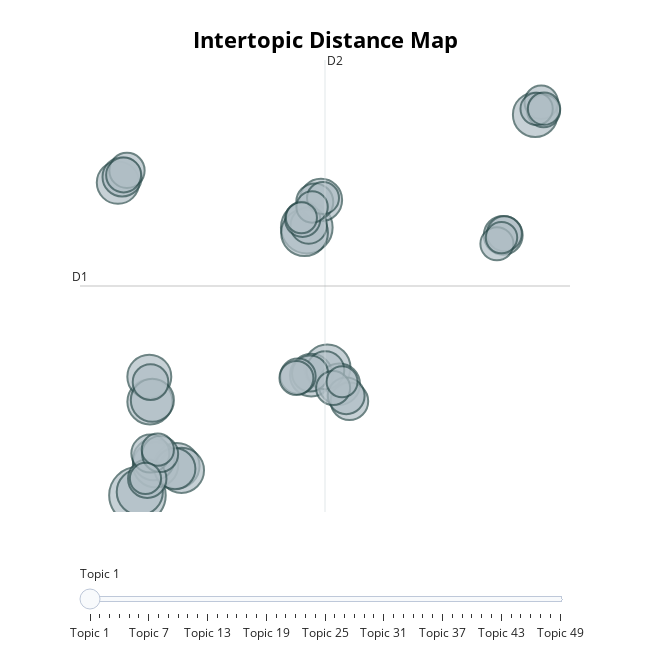

The code cell stored with this chart in its notebook:
### Code cell
tfidf_v = TfidfVectorizer(stop_words=stopwords.words('english'), ngram_range=(1, 1), max_df=.8, min_df=.01)
topic_model = bertopic.BERTopic(vectorizer_model=tfidf_v, nr_topics=50)
topics, probs = topic_model.fit_transform(lines_list)
topic_model.visualize_topics()

### Figure 1 — Plotly figure (JSON) as saved in the notebook; plotly's stock layout.template omitted (floating-point values rounded to 4 significant figures; data arrays with more than 128 entries replaced by an {"elided": "..."} marker saying what was removed)
{"data": [{"customdata": {"elided": "49x3 mixed values"}, "hovertemplate": "<b>Topic %{customdata[0]}</b><br>Words: %{customdata[1]}<br>Size: %{customdata[2]}", "legendgroup": "", "marker": {"color": "#B0BEC5", "size": [447, 373, 306, 299, 297, 290, 289, 285, 284, 278, 270, 259, 253, 251, 250, 241, 240, 233, 215, 211, 206, 202, 200, 197, 191, 189, 185, 182, 181, 177, 175, 174, 174, 171, 171, 162, 161, 157, 153, 152, 146, 146, 145, 143, 138, 138, 136, 135, 134], "sizemode": "area", "sizeref": 0.2794, "symbol": "circle", "line": {"color": "DarkSlateGrey", "width": 2}}, "mode": "markers", "name": "", "orientation": "v", "showlegend": false, "x": [-10.52, -2.9, -3.0, -1.975, -10.42, -8.751, -9.705, -9.959, -8.54, 7.382, -9.987, -9.85, -2.698, -11.4, -2.262, -9.79, -1.439, -8.833, -11.21, 5.942, -10.08, -9.941, -2.065, -0.98, -2.54, -1.125, -2.814, -2.751, -9.5, -9.933, -3.296, -10.99, -3.087, -11.14, 5.992, -1.714, -3.366, 7.655, 5.659, 7.76, 7.446, 7.781, -9.605, -2.17, 5.865, -2.661, -10.16, -3.141, -1.312], "xaxis": "x", "y": [-3.672, 5.186, 5.018, 0.5545, -3.562, -2.691, -2.656, -0.5785, -2.844, 8.92, 0.2539, -0.5277, 0.3045, 6.674, 6.098, -2.487, 0.005246, -2.793, 6.861, 4.93, -3.122, -2.289, 0.466, -0.5593, 6.036, -0.3795, 5.254, 0.3578, -2.303, 0.07338, 0.2672, 7.077, 5.461, 6.926, 4.98, -0.1218, 0.2125, 9.33, 4.649, 9.047, 9.116, 9.119, -2.161, 6.162, 4.854, 5.868, -3.113, 5.511, 0.08671], "yaxis": "y", "type": "scatter"}], "layout": {"xaxis": {"anchor": "y", "domain": [0.0, 1.0], "title": {"text": ""}, "visible": false, "range": [-13.11, 8.948]}, "yaxis": {"anchor": "x", "domain": [0.0, 1.0], "title": {"text": ""}, "visible": false, "range": [-4.223, 10.73]}, "legend": {"tracegroupgap": 0, "itemsizing": "constant"}, "margin": {"t": 60}, "title": {"font": {"size": 22, "color": "Black"}, "text": "<b>Intertopic Distance Map", "y": 0.95, "x": 0.5, "xanchor": "center", "yanchor": "top"}, "hoverlabel": {"font": {"size": 16, "family": "Rockwell"}, "bgcolor": "white"}, "width": 650, "height": 650, "sliders": [{"active": 0, "pad": {"t": 50}, "steps": [{"args": [{"marker.color": [["red", "#B0BEC5", "#B0BEC5", "#B0BEC5", "#B0BEC5", "#B0BEC5", "#B0BEC5", "#B0BEC5", "#B0BEC5", "#B0BEC5", "#B0BEC5", "#B0BEC5", "#B0BEC5", "#B0BEC5", "#B0BEC5", "#B0BEC5", "#B0BEC5", "#B0BEC5", "#B0BEC5", "#B0BEC5", "#B0BEC5", "#B0BEC5", "#B0BEC5", "#B0BEC5", "#B0BEC5", "#B0BEC5", "#B0BEC5", "#B0BEC5", "#B0BEC5", "#B0BEC5", "#B0BEC5", "#B0BEC5", "#B0BEC5", "#B0BEC5", "#B0BEC5", "#B0BEC5", "#B0BEC5", "#B0BEC5", "#B0BEC5", "#B0BEC5", "#B0BEC5", "#B0BEC5", "#B0BEC5", "#B0BEC5", "#B0BEC5", "#B0BEC5", "#B0BEC5", "#B0BEC5", "#B0BEC5"]]}], "label": "Topic 1", "method": "update"}, {"args": [{"marker.color": [["#B0BEC5", "red", "#B0BEC5", "#B0BEC5", "#B0BEC5", "#B0BEC5", "#B0BEC5", "#B0BEC5", "#B0BEC5", "#B0BEC5", "#B0BEC5", "#B0BEC5", "#B0BEC5", "#B0BEC5", "#B0BEC5", "#B0BEC5", "#B0BEC5", "#B0BEC5", "#B0BEC5", "#B0BEC5", "#B0BEC5", "#B0BEC5", "#B0BEC5", "#B0BEC5", "#B0BEC5", "#B0BEC5", "#B0BEC5", "#B0BEC5", "#B0BEC5", "#B0BEC5", "#B0BEC5", "#B0BEC5", "#B0BEC5", "#B0BEC5", "#B0BEC5", "#B0BEC5", "#B0BEC5", "#B0BEC5", "#B0BEC5", "#B0BEC5", "#B0BEC5", "#B0BEC5", "#B0BEC5", "#B0BEC5", "#B0BEC5", "#B0BEC5", "#B0BEC5", "#B0BEC5", "#B0BEC5"]]}], "label": "Topic 2", "method": "update"}, {"args": [{"marker.color": [["#B0BEC5", "#B0BEC5", "red", "#B0BEC5", "#B0BEC5", "#B0BEC5", "#B0BEC5", "#B0BEC5", "#B0BEC5", "#B0BEC5", "#B0BEC5", "#B0BEC5", "#B0BEC5", "#B0BEC5", "#B0BEC5", "#B0BEC5", "#B0BEC5", "#B0BEC5", "#B0BEC5", "#B0BEC5", "#B0BEC5", "#B0BEC5", "#B0BEC5", "#B0BEC5", "#B0BEC5", "#B0BEC5", "#B0BEC5", "#B0BEC5", "#B0BEC5", "#B0BEC5", "#B0BEC5", "#B0BEC5", "#B0BEC5", "#B0BEC5", "#B0BEC5", "#B0BEC5", "#B0BEC5", "#B0BEC5", "#B0BEC5", "#B0BEC5", "#B0BEC5", "#B0BEC5", "#B0BEC5", "#B0BEC5", "#B0BEC5", "#B0BEC5", "#B0BEC5", "#B0BEC5", "#B0BEC5"]]}], "label": "Topic 3", "method": "update"}, {"args": [{"marker.color": [["#B0BEC5", "#B0BEC5", "#B0BEC5", "red", "#B0BEC5", "#B0BEC5", "#B0BEC5", "#B0BEC5", "#B0BEC5", "#B0BEC5", "#B0BEC5", "#B0BEC5", "#B0BEC5", "#B0BEC5", "#B0BEC5", "#B0BEC5", "#B0BEC5", "#B0BEC5", "#B0BEC5", "#B0BEC5", "#B0BEC5", "#B0BEC5", "#B0BEC5", "#B0BEC5", "#B0BEC5", "#B0BEC5", "#B0BEC5", "#B0BEC5", "#B0BEC5", "#B0BEC5", "#B0BEC5", "#B0BEC5", "#B0BEC5", "#B0BEC5", "#B0BEC5", "#B0BEC5", "#B0BEC5", "#B0BEC5", "#B0BEC5", "#B0BEC5", "#B0BEC5", "#B0BEC5", "#B0BEC5", "#B0BEC5", "#B0BEC5", "#B0BEC5", "#B0BEC5", "#B0BEC5", "#B0BEC5"]]}], "label": "Topic 4", "method": "update"}, {"args": [{"marker.color": [["#B0BEC5", "#B0BEC5", "#B0BEC5", "#B0BEC5", "red", "#B0BEC5", "#B0BEC5", "#B0BEC5", "#B0BEC5", "#B0BEC5", "#B0BEC5", "#B0BEC5", "#B0BEC5", "#B0BEC5", "#B0BEC5", "#B0BEC5", "#B0BEC5", "#B0BEC5", "#B0BEC5", "#B0BEC5", "#B0BEC5", "#B0BEC5", "#B0BEC5", "#B0BEC5", "#B0BEC5", "#B0BEC5", "#B0BEC5", "#B0BEC5", "#B0BEC5", "#B0BEC5", "#B0BEC5", "#B0BEC5", "#B0BEC5", "#B0BEC5", "#B0BEC5", "#B0BEC5", "#B0BEC5", "#B0BEC5", "#B0BEC5", "#B0BEC5", "#B0BEC5", "#B0BEC5", "#B0BEC5", "#B0BEC5", "#B0BEC5", "#B0BEC5", "#B0BEC5", "#B0BEC5", "#B0BEC5"]]}], "label": "Topic 5", "method": "update"}, {"args": [{"marker.color": [["#B0BEC5", "#B0BEC5", "#B0BEC5", "#B0BEC5", "#B0BEC5", "red", "#B0BEC5", "#B0BEC5", "#B0BEC5", "#B0BEC5", "#B0BEC5", "#B0BEC5", "#B0BEC5", "#B0BEC5", "#B0BEC5", "#B0BEC5", "#B0BEC5", "#B0BEC5", "#B0BEC5", "#B0BEC5", "#B0BEC5", "#B0BEC5", "#B0BEC5", "#B0BEC5", "#B0BEC5", "#B0BEC5", "#B0BEC5", "#B0BEC5", "#B0BEC5", "#B0BEC5", "#B0BEC5", "#B0BEC5", "#B0BEC5", "#B0BEC5", "#B0BEC5", "#B0BEC5", "#B0BEC5", "#B0BEC5", "#B0BEC5", "#B0BEC5", "#B0BEC5", "#B0BEC5", "#B0BEC5", "#B0BEC5", "#B0BEC5", "#B0BEC5", "#B0BEC5", "#B0BEC5", "#B0BEC5"]]}], "label": "Topic 6", "method": "update"}, {"args": [{"marker.color": [["#B0BEC5", "#B0BEC5", "#B0BEC5", "#B0BEC5", "#B0BEC5", "#B0BEC5", "red", "#B0BEC5", "#B0BEC5", "#B0BEC5", "#B0BEC5", "#B0BEC5", "#B0BEC5", "#B0BEC5", "#B0BEC5", "#B0BEC5", "#B0BEC5", "#B0BEC5", "#B0BEC5", "#B0BEC5", "#B0BEC5", "#B0BEC5", "#B0BEC5", "#B0BEC5", "#B0BEC5", "#B0BEC5", "#B0BEC5", "#B0BEC5", "#B0BEC5", "#B0BEC5", "#B0BEC5", "#B0BEC5", "#B0BEC5", "#B0BEC5", "#B0BEC5", "#B0BEC5", "#B0BEC5", "#B0BEC5", "#B0BEC5", "#B0BEC5", "#B0BEC5", "#B0BEC5", "#B0BEC5", "#B0BEC5", "#B0BEC5", "#B0BEC5", "#B0BEC5", "#B0BEC5", "#B0BEC5"]]}], "label": "Topic 7", "method": "update"}, {"args": [{"marker.color": [["#B0BEC5", "#B0BEC5", "#B0BEC5", "#B0BEC5", "#B0BEC5", "#B0BEC5", "#B0BEC5", "red", "#B0BEC5", "#B0BEC5", "#B0BEC5", "#B0BEC5", "#B0BEC5", "#B0BEC5", "#B0BEC5", "#B0BEC5", "#B0BEC5", "#B0BEC5", "#B0BEC5", "#B0BEC5", "#B0BEC5", "#B0BEC5", "#B0BEC5", "#B0BEC5", "#B0BEC5", "#B0BEC5", "#B0BEC5", "#B0BEC5", "#B0BEC5", "#B0BEC5", "#B0BEC5", "#B0BEC5", "#B0BEC5", "#B0BEC5", "#B0BEC5", "#B0BEC5", "#B0BEC5", "#B0BEC5", "#B0BEC5", "#B0BEC5", "#B0BEC5", "#B0BEC5", "#B0BEC5", "#B0BEC5", "#B0BEC5", "#B0BEC5", "#B0BEC5", "#B0BEC5", "#B0BEC5"]]}], "label": "Topic 8", "method": "update"}, {"args": [{"marker.color": [["#B0BEC5", "#B0BEC5", "#B0BEC5", "#B0BEC5", "#B0BEC5", "#B0BEC5", "#B0BEC5", "#B0BEC5", "red", "#B0BEC5", "#B0BEC5", "#B0BEC5", "#B0BEC5", "#B0BEC5", "#B0BEC5", "#B0BEC5", "#B0BEC5", "#B0BEC5", "#B0BEC5", "#B0BEC5", "#B0BEC5", "#B0BEC5", "#B0BEC5", "#B0BEC5", "#B0BEC5", "#B0BEC5", "#B0BEC5", "#B0BEC5", "#B0BEC5", "#B0BEC5", "#B0BEC5", "#B0BEC5", "#B0BEC5", "#B0BEC5", "#B0BEC5", "#B0BEC5", "#B0BEC5", "#B0BEC5", "#B0BEC5", "#B0BEC5", "#B0BEC5", "#B0BEC5", "#B0BEC5", "#B0BEC5", "#B0BEC5", "#B0BEC5", "#B0BEC5", "#B0BEC5", "#B0BEC5"]]}], "label": "Topic 9", "method": "update"}, {"args": [{"marker.color": [["#B0BEC5", "#B0BEC5", "#B0BEC5", "#B0BEC5", "#B0BEC5", "#B0BEC5", "#B0BEC5", "#B0BEC5", "#B0BEC5", "red", "#B0BEC5", "#B0BEC5", "#B0BEC5", "#B0BEC5", "#B0BEC5", "#B0BEC5", "#B0BEC5", "#B0BEC5", "#B0BEC5", "#B0BEC5", "#B0BEC5", "#B0BEC5", "#B0BEC5", "#B0BEC5", "#B0BEC5", "#B0BEC5", "#B0BEC5", "#B0BEC5", "#B0BEC5", "#B0BEC5", "#B0BEC5", "#B0BEC5", "#B0BEC5", "#B0BEC5", "#B0BEC5", "#B0BEC5", "#B0BEC5", "#B0BEC5", "#B0BEC5", "#B0BEC5", "#B0BEC5", "#B0BEC5", "#B0BEC5", "#B0BEC5", "#B0BEC5", "#B0BEC5", "#B0BEC5", "#B0BEC5", "#B0BEC5"]]}], "label": "Topic 10", "method": "update"}, {"args": [{"marker.color": [["#B0BEC5", "#B0BEC5", "#B0BEC5", "#B0BEC5", "#B0BEC5", "#B0BEC5", "#B0BEC5", "#B0BEC5", "#B0BEC5", "#B0BEC5", "red", "#B0BEC5", "#B0BEC5", "#B0BEC5", "#B0BEC5", "#B0BEC5", "#B0BEC5", "#B0BEC5", "#B0BEC5", "#B0BEC5", "#B0BEC5", "#B0BEC5", "#B0BEC5", "#B0BEC5", "#B0BEC5", "#B0BEC5", "#B0BEC5", "#B0BEC5", "#B0BEC5", "#B0BEC5", "#B0BEC5", "#B0BEC5", "#B0BEC5", "#B0BEC5", "#B0BEC5", "#B0BEC5", "#B0BEC5", "#B0BEC5", "#B0BEC5", "#B0BEC5", "#B0BEC5", "#B0BEC5", "#B0BEC5", "#B0BEC5", "#B0BEC5", "#B0BEC5", "#B0BEC5", "#B0BEC5", "#B0BEC5"]]}], "label": "Topic 11", "method": "update"}, {"args": [{"marker.color": [["#B0BEC5", "#B0BEC5", "#B0BEC5", "#B0BEC5", "#B0BEC5", "#B0BEC5", "#B0BEC5", "#B0BEC5", "#B0BEC5", "#B0BEC5", "#B0BEC5", "red", "#B0BEC5", "#B0BEC5", "#B0BEC5", "#B0BEC5", "#B0BEC5", "#B0BEC5", "#B0BEC5", "#B0BEC5", "#B0BEC5", "#B0BEC5", "#B0BEC5", "#B0BEC5", "#B0BEC5", "#B0BEC5", "#B0BEC5", "#B0BEC5", "#B0BEC5", "#B0BEC5", "#B0BEC5", "#B0BEC5", "#B0BEC5", "#B0BEC5", "#B0BEC5", "#B0BEC5", "#B0BEC5", "#B0BEC5", "#B0BEC5", "#B0BEC5", "#B0BEC5", "#B0BEC5", "#B0BEC5", "#B0BEC5", "#B0BEC5", "#B0BEC5", "#B0BEC5", "#B0BEC5", "#B0BEC5"]]}], "label": "Topic 12", "method": "update"}, {"args": [{"marker.color": [["#B0BEC5", "#B0BEC5", "#B0BEC5", "#B0BEC5", "#B0BEC5", "#B0BEC5", "#B0BEC5", "#B0BEC5", "#B0BEC5", "#B0BEC5", "#B0BEC5", "#B0BEC5", "red", "#B0BEC5", "#B0BEC5", "#B0BEC5", "#B0BEC5", "#B0BEC5", "#B0BEC5", "#B0BEC5", "#B0BEC5", "#B0BEC5", "#B0BEC5", "#B0BEC5", "#B0BEC5", "#B0BEC5", "#B0BEC5", "#B0BEC5", "#B0BEC5", "#B0BEC5", "#B0BEC5", "#B0BEC5", "#B0BEC5", "#B0BEC5", "#B0BEC5", "#B0BEC5", "#B0BEC5", "#B0BEC5", "#B0BEC5", "#B0BEC5", "#B0BEC5", "#B0BEC5", "#B0BEC5", "#B0BEC5", "#B0BEC5", "#B0BEC5", "#B0BEC5", "#B0BEC5", "#B0BEC5"]]}], "label": "Topic 13", "method": "update"}, {"args": [{"marker.color": [["#B0BEC5", "#B0BEC5", "#B0BEC5", "#B0BEC5", "#B0BEC5", "#B0BEC5", "#B0BEC5", "#B0BEC5", "#B0BEC5", "#B0BEC5", "#B0BEC5", "#B0BEC5", "#B0BEC5", "red", "#B0BEC5", "#B0BEC5", "#B0BEC5", "#B0BEC5", "#B0BEC5", "#B0BEC5", "#B0BEC5", "#B0BEC5", "#B0BEC5", "#B0BEC5", "#B0BEC5", "#B0BEC5", "#B0BEC5", "#B0BEC5", "#B0BEC5", "#B0BEC5", "#B0BEC5", "#B0BEC5", "#B0BEC5", "#B0BEC5", "#B0BEC5", "#B0BEC5", "#B0BEC5", "#B0BEC5", "#B0BEC5", "#B0BEC5", "#B0BEC5", "#B0BEC5", "#B0BEC5", "#B0BEC5", "#B0BEC5", "#B0BEC5", "#B0BEC5", "#B0BEC5", "#B0BEC5"]]}], "label": "Topic 14", "method": "update"}, {"args": [{"marker.color": [["#B0BEC5", "#B0BEC5", "#B0BEC5", "#B0BEC5", "#B0BEC5", "#B0BEC5", "#B0BEC5", "#B0BEC5", "#B0BEC5", "#B0BEC5", "#B0BEC5", "#B0BEC5", "#B0BEC5", "#B0BEC5", "red", "#B0BEC5", "#B0BEC5", "#B0BEC5", "#B0BEC5", "#B0BEC5", "#B0BEC5", "#B0BEC5", "#B0BEC5", "#B0BEC5", "#B0BEC5", "#B0BEC5", "#B0BEC5", "#B0BEC5", "#B0BEC5", "#B0BEC5", "#B0BEC5", "#B0BEC5", "#B0BEC5", "#B0BEC5", "#B0BEC5", "#B0BEC5", "#B0BEC5", "#B0BEC5", "#B0BEC5", "#B0BEC5", "#B0BEC5", "#B0BEC5", "#B0BEC5", "#B0BEC5", "#B0BEC5", "#B0BEC5", "#B0BEC5", "#B0BEC5", "#B0BEC5"]]}], "label": "Topic 15", "method": "update"}, {"args": [{"marker.color": [["#B0BEC5", "#B0BEC5", "#B0BEC5", "#B0BEC5", "#B0BEC5", "#B0BEC5", "#B0BEC5", "#B0BEC5", "#B0BEC5", "#B0BEC5", "#B0BEC5", "#B0BEC5", "#B0BEC5", "#B0BEC5", "#B0BEC5", "red", "#B0BEC5", "#B0BEC5", "#B0BEC5", "#B0BEC5", "#B0BEC5", "#B0BEC5", "#B0BEC5", "#B0BEC5", "#B0BEC5", "#B0BEC5", "#B0BEC5", "#B0BEC5", "#B0BEC5", "#B0BEC5", "#B0BEC5", "#B0BEC5", "#B0BEC5", "#B0BEC5", "#B0BEC5", "#B0BEC5", "#B0BEC5", "#B0BEC5", "#B0BEC5", "#B0BEC5", "#B0BEC5", "#B0BEC5", "#B0BEC5", "#B0BEC5", "#B0BEC5", "#B0BEC5", "#B0BEC5", "#B0BEC5", "#B0BEC5"]]}], "label": "Topic 16", "method": "update"}, {"args": [{"marker.color": [["#B0BEC5", "#B0BEC5", "#B0BEC5", "#B0BEC5", "#B0BEC5", "#B0BEC5", "#B0BEC5", "#B0BEC5", "#B0BEC5", "#B0BEC5", "#B0BEC5", "#B0BEC5", "#B0BEC5", "#B0BEC5", "#B0BEC5", "#B0BEC5", "red", "#B0BEC5", "#B0BEC5", "#B0BEC5", "#B0BEC5", "#B0BEC5", "#B0BEC5", "#B0BEC5", "#B0BEC5", "#B0BEC5", "#B0BEC5", "#B0BEC5", "#B0BEC5", "#B0BEC5", "#B0BEC5", "#B0BEC5", "#B0BEC5", "#B0BEC5", "#B0BEC5", "#B0BEC5", "#B0BEC5", "#B0BEC5", "#B0BEC5", "#B0BEC5", "#B0BEC5", "#B0BEC5", "#B0BEC5", "#B0BEC5", "#B0BEC5", "#B0BEC5", "#B0BEC5", "#B0BEC5", "#B0BEC5"]]}], "label": "Topic 17", "method": "update"}, {"args": [{"marker.color": [["#B0BEC5", "#B0BEC5", "#B0BEC5", "#B0BEC5", "#B0BEC5", "#B0BEC5", "#B0BEC5", "#B0BEC5", "#B0BEC5", "#B0BEC5", "#B0BEC5", "#B0BEC5", "#B0BEC5", "#B0BEC5", "#B0BEC5", "#B0BEC5", "#B0BEC5", "red", "#B0BEC5", "#B0BEC5", "#B0BEC5", "#B0BEC5", "#B0BEC5", "#B0BEC5", "#B0BEC5", "#B0BEC5", "#B0BEC5", "#B0BEC5", "#B0BEC5", "#B0BEC5", "#B0BEC5", "#B0BEC5", "#B0BEC5", "#B0BEC5", "#B0BEC5", "#B0BEC5", "#B0BEC5", "#B0BEC5", "#B0BEC5", "#B0BEC5", "#B0BEC5", "#B0BEC5", "#B0BEC5", "#B0BEC5", "#B0BEC5", "#B0BEC5", "#B0BEC5", "#B0BEC5", "#B0BEC5"]]}], "label": "Topic 18", "method": "update"}, {"args": [{"marker.color": [["#B0BEC5", "#B0BEC5", "#B0BEC5", "#B0BEC5", "#B0BEC5", "#B0BEC5", "#B0BEC5", "#B0BEC5", "#B0BEC5", "#B0BEC5", "#B0BEC5", "#B0BEC5", "#B0BEC5", "#B0BEC5", "#B0BEC5", "#B0BEC5", "#B0BEC5", "#B0BEC5", "red", "#B0BEC5", "#B0BEC5", "#B0BEC5", "#B0BEC5", "#B0BEC5", "#B0BEC5", "#B0BEC5", "#B0BEC5", "#B0BEC5", "#B0BEC5", "#B0BEC5", "#B0BEC5", "#B0BEC5", "#B0BEC5", "#B0BEC5", "#B0BEC5", "#B0BEC5", "#B0BEC5", "#B0BEC5", "#B0BEC5", "#B0BEC5", "#B0BEC5", "#B0BEC5", "#B0BEC5", "#B0BEC5", "#B0BEC5", "#B0BEC5", "#B0BEC5", "#B0BEC5", "#B0BEC5"]]}], "label": "Topic 19", "method": "update"}, {"args": [{"marker.color": [["#B0BEC5", "#B0BEC5", "#B0BEC5", "#B0BEC5", "#B0BEC5", "#B0BEC5", "#B0BEC5", "#B0BEC5", "#B0BEC5", "#B0BEC5", "#B0BEC5", "#B0BEC5", "#B0BEC5", "#B0BEC5", "#B0BEC5", "#B0BEC5", "#B0BEC5", "#B0BEC5", "#B0BEC5", "red", "#B0BEC5", "#B0BEC5", "#B0BEC5", "#B0BEC5", "#B0BEC5", "#B0BEC5", "#B0BEC5", "#B0BEC5", "#B0BEC5", "#B0BEC5", "#B0BEC5", "#B0BEC5", "#B0BEC5", "#B0BEC5", "#B0BEC5", "#B0BEC5", "#B0BEC5", "#B0BEC5", "#B0BEC5", "#B0BEC5", "#B0BEC5", "#B0BEC5", "#B0BEC5", "#B0BEC5", "#B0BEC5", "#B0BEC5", "#B0BEC5", "#B0BEC5", "#B0BEC5"]]}], "label": "Topic 20", "method": "update"}, {"args": [{"marker.color": [["#B0BEC5", "#B0BEC5", "#B0BEC5", "#B0BEC5", "#B0BEC5", "#B0BEC5", "#B0BEC5", "#B0BEC5", "#B0BEC5", "#B0BEC5", "#B0BEC5", "#B0BEC5", "#B0BEC5", "#B0BEC5", "#B0BEC5", "#B0BEC5", "#B0BEC5", "#B0BEC5", "#B0BEC5", "#B0BEC5", "red", "#B0BEC5", "#B0BEC5", "#B0BEC5", "#B0BEC5", "#B0BEC5", "#B0BEC5", "#B0BEC5", "#B0BEC5", "#B0BEC5", "#B0BEC5", "#B0BEC5", "#B0BEC5", "#B0BEC5", "#B0BEC5", "#B0BEC5", "#B0BEC5", "#B0BEC5", "#B0BEC5", "#B0BEC5", "#B0BEC5", "#B0BEC5", "#B0BEC5", "#B0BEC5", "#B0BEC5", "#B0BEC5", "#B0BEC5", "#B0BEC5", "#B0BEC5"]]}], "label": "Topic 21", "method": "update"}, {"args": [{"marker.color": [["#B0BEC5", "#B0BEC5", "#B0BEC5", "#B0BEC5", "#B0BEC5", "#B0BEC5", "#B0BEC5", "#B0BEC5", "#B0BEC5", "#B0BEC5", "#B0BEC5", "#B0BEC5", "#B0BEC5", "#B0BEC5", "#B0BEC5", "#B0BEC5", "#B0BEC5", "#B0BEC5", "#B0BEC5", "#B0BEC5", "#B0BEC5", "red", "#B0BEC5", "#B0BEC5", "#B0BEC5", "#B0BEC5", "#B0BEC5", "#B0BEC5", "#B0BEC5", "#B0BEC5", "#B0BEC5", "#B0BEC5", "#B0BEC5", "#B0BEC5", "#B0BEC5", "#B0BEC5", "#B0BEC5", "#B0BEC5", "#B0BEC5", "#B0BEC5", "#B0BEC5", "#B0BEC5", "#B0BEC5", "#B0BEC5", "#B0BEC5", "#B0BEC5", "#B0BEC5", "#B0BEC5", "#B0BEC5"]]}], "label": "Topic 22", "method": "update"}, {"args": [{"marker.color": [["#B0BEC5", "#B0BEC5", "#B0BEC5", "#B0BEC5", "#B0BEC5", "#B0BEC5", "#B0BEC5", "#B0BEC5", "#B0BEC5", "#B0BEC5", "#B0BEC5", "#B0BEC5", "#B0BEC5", "#B0BEC5", "#B0BEC5", "#B0BEC5", "#B0BEC5", "#B0BEC5", "#B0BEC5", "#B0BEC5", "#B0BEC5", "#B0BEC5", "red", "#B0BEC5", "#B0BEC5", "#B0BEC5", "#B0BEC5", "#B0BEC5", "#B0BEC5", "#B0BEC5", "#B0BEC5", "#B0BEC5", "#B0BEC5", "#B0BEC5", "#B0BEC5", "#B0BEC5", "#B0BEC5", "#B0BEC5", "#B0BEC5", "#B0BEC5", "#B0BEC5", "#B0BEC5", "#B0BEC5", "#B0BEC5", "#B0BEC5", "#B0BEC5", "#B0BEC5", "#B0BEC5", "#B0BEC5"]]}], "label": "Topic 23", "method": "update"}, {"args": [{"marker.color": [["#B0BEC5", "#B0BEC5", "#B0BEC5", "#B0BEC5", "#B0BEC5", "#B0BEC5", "#B0BEC5", "#B0BEC5", "#B0BEC5", "#B0BEC5", "#B0BEC5", "#B0BEC5", "#B0BEC5", "#B0BEC5", "#B0BEC5", "#B0BEC5", "#B0BEC5", "#B0BEC5", "#B0BEC5", "#B0BEC5", "#B0BEC5", "#B0BEC5", "#B0BEC5", "red", "#B0BEC5", "#B0BEC5", "#B0BEC5", "#B0BEC5", "#B0BEC5", "#B0BEC5", "#B0BEC5", "#B0BEC5", "#B0BEC5", "#B0BEC5", "#B0BEC5", "#B0BEC5", "#B0BEC5", "#B0BEC5", "#B0BEC5", "#B0BEC5", "#B0BEC5", "#B0BEC5", "#B0BEC5", "#B0BEC5", "#B0BEC5", "#B0BEC5", "#B0BEC5", "#B0BEC5", "#B0BEC5"]]}], "label": "Topic 24", "method": "update"}, {"args": [{"marker.color": [["#B0BEC5", "#B0BEC5", "#B0BEC5", "#B0BEC5", "#B0BEC5", "#B0BEC5", "#B0BEC5", "#B0BEC5", "#B0BEC5", "#B0BEC5", "#B0BEC5", "#B0BEC5", "#B0BEC5", "#B0BEC5", "#B0BEC5", "#B0BEC5", "#B0BEC5", "#B0BEC5", "#B0BEC5", "#B0BEC5", "#B0BEC5", "#B0BEC5", "#B0BEC5", "#B0BEC5", "red", "#B0BEC5", "#B0BEC5", "#B0BEC5", "#B0BEC5", "#B0BEC5", "#B0BEC5", "#B0BEC5", "#B0BEC5", "#B0BEC5", "#B0BEC5", "#B0BEC5", "#B0BEC5", "#B0BEC5", "#B0BEC5", "#B0BEC5", "#B0BEC5", "#B0BEC5", "#B0BEC5", "#B0BEC5", "#B0BEC5", "#B0BEC5", "#B0BEC5", "#B0BEC5", "#B0BEC5"]]}], "label": "Topic 25", "method": "update"}, {"args": [{"marker.color": [["#B0BEC5", "#B0BEC5", "#B0BEC5", "#B0BEC5", "#B0BEC5", "#B0BEC5", "#B0BEC5", "#B0BEC5", "#B0BEC5", "#B0BEC5", "#B0BEC5", "#B0BEC5", "#B0BEC5", "#B0BEC5", "#B0BEC5", "#B0BEC5", "#B0BEC5", "#B0BEC5", "#B0BEC5", "#B0BEC5", "#B0BEC5", "#B0BEC5", "#B0BEC5", "#B0BEC5", "#B0BEC5", "red", "#B0BEC5", "#B0BEC5", "#B0BEC5", "#B0BEC5", "#B0BEC5", "#B0BEC5", "#B0BEC5", "#B0BEC5", "#B0BEC5", "#B0BEC5", "#B0BEC5", "#B0BEC5", "#B0BEC5", "#B0BEC5", "#B0BEC5", "#B0BEC5", "#B0BEC5", "#B0BEC5", "#B0BEC5", "#B0BEC5", "#B0BEC5", "#B0BEC5", "#B0BEC5"]]}], "label": "Topic 26", "method": "update"}, {"args": [{"marker.color": [["#B0BEC5", "#B0BEC5", "#B0BEC5", "#B0BEC5", "#B0BEC5", "#B0BEC5", "#B0BEC5", "#B0BEC5", "#B0BEC5", "#B0BEC5", "#B0BEC5", "#B0BEC5", "#B0BEC5", "#B0BEC5", "#B0BEC5", "#B0BEC5", "#B0BEC5", "#B0BEC5", "#B0BEC5", "#B0BEC5", "#B0BEC5", "#B0BEC5", "#B0BEC5", "#B0BEC5", "#B0BEC5", "#B0BEC5", "red", "#B0BEC5", "#B0BEC5", "#B0BEC5", "#B0BEC5", "#B0BEC5", "#B0BEC5", "#B0BEC5", "#B0BEC5", "#B0BEC5", "#B0BEC5", "#B0BEC5", "#B0BEC5", "#B0BEC5", "#B0BEC5", "#B0BEC5", "#B0BEC5", "#B0BEC5", "#B0BEC5", "#B0BEC5", "#B0BEC5", "#B0BEC5", "#B0BEC5"]]}], "label": "Topic 27", "method": "update"}, {"args": [{"marker.color": [["#B0BEC5", "#B0BEC5", "#B0BEC5", "#B0BEC5", "#B0BEC5", "#B0BEC5", "#B0BEC5", "#B0BEC5", "#B0BEC5", "#B0BEC5", "#B0BEC5", "#B0BEC5", "#B0BEC5", "#B0BEC5", "#B0BEC5", "#B0BEC5", "#B0BEC5", "#B0BEC5", "#B0BEC5", "#B0BEC5", "#B0BEC5", "#B0BEC5", "#B0BEC5", "#B0BEC5", "#B0BEC5", "#B0BEC5", "#B0BEC5", "red", "#B0BEC5", "#B0BEC5", "#B0BEC5", "#B0BEC5", "#B0BEC5", "#B0BEC5", "#B0BEC5", "#B0BEC5", "#B0BEC5", "#B0BEC5", "#B0BEC5", "#B0BEC5", "#B0BEC5", "#B0BEC5", "#B0BEC5", "#B0BEC5", "#B0BEC5", "#B0BEC5", "#B0BEC5", "#B0BEC5", "#B0BEC5"]]}], "label": "Topic 28", "method": "update"}, {"args": [{"marker.color": [["#B0BEC5", "#B0BEC5", "#B0BEC5", "#B0BEC5", "#B0BEC5", "#B0BEC5", "#B0BEC5", "#B0BEC5", "#B0BEC5", "#B0BEC5", "#B0BEC5", "#B0BEC5", "#B0BEC5", "#B0BEC5", "#B0BEC5", "#B0BEC5", "#B0BEC5", "#B0BEC5", "#B0BEC5", "#B0BEC5", "#B0BEC5", "#B0BEC5", "#B0BEC5", "#B0BEC5", "#B0BEC5", "#B0BEC5", "#B0BEC5", "#B0BEC5", "red", "#B0BEC5", "#B0BEC5", "#B0BEC5", "#B0BEC5", "#B0BEC5", "#B0BEC5", "#B0BEC5", "#B0BEC5", "#B0BEC5", "#B0BEC5", "#B0BEC5", "#B0BEC5", "#B0BEC5", "#B0BEC5", "#B0BEC5", "#B0BEC5", "#B0BEC5", "#B0BEC5", "#B0BEC5", "#B0BEC5"]]}], "label": "Topic 29", "method": "update"}, {"args": [{"marker.color": [["#B0BEC5", "#B0BEC5", "#B0BEC5", "#B0BEC5", "#B0BEC5", "#B0BEC5", "#B0BEC5", "#B0BEC5", "#B0BEC5", "#B0BEC5", "#B0BEC5", "#B0BEC5", "#B0BEC5", "#B0BEC5", "#B0BEC5", "#B0BEC5", "#B0BEC5", "#B0BEC5", "#B0BEC5", "#B0BEC5", "#B0BEC5", "#B0BEC5", "#B0BEC5", "#B0BEC5", "#B0BEC5", "#B0BEC5", "#B0BEC5", "#B0BEC5", "#B0BEC5", "red", "#B0BEC5", "#B0BEC5", "#B0BEC5", "#B0BEC5", "#B0BEC5", "#B0BEC5", "#B0BEC5", "#B0BEC5", "#B0BEC5", "#B0BEC5", "#B0BEC5", "#B0BEC5", "#B0BEC5", "#B0BEC5", "#B0BEC5", "#B0BEC5", "#B0BEC5", "#B0BEC5", "#B0BEC5"]]}], "label": "Topic 30", "method": "update"}, {"args": [{"marker.color": [["#B0BEC5", "#B0BEC5", "#B0BEC5", "#B0BEC5", "#B0BEC5", "#B0BEC5", "#B0BEC5", "#B0BEC5", "#B0BEC5", "#B0BEC5", "#B0BEC5", "#B0BEC5", "#B0BEC5", "#B0BEC5", "#B0BEC5", "#B0BEC5", "#B0BEC5", "#B0BEC5", "#B0BEC5", "#B0BEC5", "#B0BEC5", "#B0BEC5", "#B0BEC5", "#B0BEC5", "#B0BEC5", "#B0BEC5", "#B0BEC5", "#B0BEC5", "#B0BEC5", "#B0BEC5", "red", "#B0BEC5", "#B0BEC5", "#B0BEC5", "#B0BEC5", "#B0BEC5", "#B0BEC5", "#B0BEC5", "#B0BEC5", "#B0BEC5", "#B0BEC5", "#B0BEC5", "#B0BEC5", "#B0BEC5", "#B0BEC5", "#B0BEC5", "#B0BEC5", "#B0BEC5", "#B0BEC5"]]}], "label": "Topic 31", "method": "update"}, {"args": [{"marker.color": [["#B0BEC5", "#B0BEC5", "#B0BEC5", "#B0BEC5", "#B0BEC5", "#B0BEC5", "#B0BEC5", "#B0BEC5", "#B0BEC5", "#B0BEC5", "#B0BEC5", "#B0BEC5", "#B0BEC5", "#B0BEC5", "#B0BEC5", "#B0BEC5", "#B0BEC5", "#B0BEC5", "#B0BEC5", "#B0BEC5", "#B0BEC5", "#B0BEC5", "#B0BEC5", "#B0BEC5", "#B0BEC5", "#B0BEC5", "#B0BEC5", "#B0BEC5", "#B0BEC5", "#B0BEC5", "#B0BEC5", "red", "#B0BEC5", "#B0BEC5", "#B0BEC5", "#B0BEC5", "#B0BEC5", "#B0BEC5", "#B0BEC5", "#B0BEC5", "#B0BEC5", "#B0BEC5", "#B0BEC5", "#B0BEC5", "#B0BEC5", "#B0BEC5", "#B0BEC5", "#B0BEC5", "#B0BEC5"]]}], "label": "Topic 32", "method": "update"}, {"args": [{"marker.color": [["#B0BEC5", "#B0BEC5", "#B0BEC5", "#B0BEC5", "#B0BEC5", "#B0BEC5", "#B0BEC5", "#B0BEC5", "#B0BEC5", "#B0BEC5", "#B0BEC5", "#B0BEC5", "#B0BEC5", "#B0BEC5", "#B0BEC5", "#B0BEC5", "#B0BEC5", "#B0BEC5", "#B0BEC5", "#B0BEC5", "#B0BEC5", "#B0BEC5", "#B0BEC5", "#B0BEC5", "#B0BEC5", "#B0BEC5", "#B0BEC5", "#B0BEC5", "#B0BEC5", "#B0BEC5", "#B0BEC5", "#B0BEC5", "red", "#B0BEC5", "#B0BEC5", "#B0BEC5", "#B0BEC5", "#B0BEC5", "#B0BEC5", "#B0BEC5", "#B0BEC5", "#B0BEC5", "#B0BEC5", "#B0BEC5", "#B0BEC5", "#B0BEC5", "#B0BEC5", "#B0BEC5", "#B0BEC5"]]}], "label": "Topic 33", "method": "update"}, {"args": [{"marker.color": [["#B0BEC5", "#B0BEC5", "#B0BEC5", "#B0BEC5", "#B0BEC5", "#B0BEC5", "#B0BEC5", "#B0BEC5", "#B0BEC5", "#B0BEC5", "#B0BEC5", "#B0BEC5", "#B0BEC5", "#B0BEC5", "#B0BEC5", "#B0BEC5", "#B0BEC5", "#B0BEC5", "#B0BEC5", "#B0BEC5", "#B0BEC5", "#B0BEC5", "#B0BEC5", "#B0BEC5", "#B0BEC5", "#B0BEC5", "#B0BEC5", "#B0BEC5", "#B0BEC5", "#B0BEC5", "#B0BEC5", "#B0BEC5", "#B0BEC5", "red", "#B0BEC5", "#B0BEC5", "#B0BEC5", "#B0BEC5", "#B0BEC5", "#B0BEC5", "#B0BEC5", "#B0BEC5", "#B0BEC5", "#B0BEC5", "#B0BEC5", "#B0BEC5", "#B0BEC5", "#B0BEC5", "#B0BEC5"]]}], "label": "Topic 34", "method": "update"}, {"args": [{"marker.color": [["#B0BEC5", "#B0BEC5", "#B0BEC5", "#B0BEC5", "#B0BEC5", "#B0BEC5", "#B0BEC5", "#B0BEC5", "#B0BEC5", "#B0BEC5", "#B0BEC5", "#B0BEC5", "#B0BEC5", "#B0BEC5", "#B0BEC5", "#B0BEC5", "#B0BEC5", "#B0BEC5", "#B0BEC5", "#B0BEC5", "#B0BEC5", "#B0BEC5", "#B0BEC5", "#B0BEC5", "#B0BEC5", "#B0BEC5", "#B0BEC5", "#B0BEC5", "#B0BEC5", "#B0BEC5", "#B0BEC5", "#B0BEC5", "#B0BEC5", "#B0BEC5", "red", "#B0BEC5", "#B0BEC5", "#B0BEC5", "#B0BEC5", "#B0BEC5", "#B0BEC5", "#B0BEC5", "#B0BEC5", "#B0BEC5", "#B0BEC5", "#B0BEC5", "#B0BEC5", "#B0BEC5", "#B0BEC5"]]}], "label": "Topic 35", "method": "update"}, {"args": [{"marker.color": [["#B0BEC5", "#B0BEC5", "#B0BEC5", "#B0BEC5", "#B0BEC5", "#B0BEC5", "#B0BEC5", "#B0BEC5", "#B0BEC5", "#B0BEC5", "#B0BEC5", "#B0BEC5", "#B0BEC5", "#B0BEC5", "#B0BEC5", "#B0BEC5", "#B0BEC5", "#B0BEC5", "#B0BEC5", "#B0BEC5", "#B0BEC5", "#B0BEC5", "#B0BEC5", "#B0BEC5", "#B0BEC5", "#B0BEC5", "#B0BEC5", "#B0BEC5", "#B0BEC5", "#B0BEC5", "#B0BEC5", "#B0BEC5", "#B0BEC5", "#B0BEC5", "#B0BEC5", "red", "#B0BEC5", "#B0BEC5", "#B0BEC5", "#B0BEC5", "#B0BEC5", "#B0BEC5", "#B0BEC5", "#B0BEC5", "#B0BEC5", "#B0BEC5", "#B0BEC5", "#B0BEC5", "#B0BEC5"]]}], "label": "Topic 36", "method": "update"}, {"args": [{"marker.color": [["#B0BEC5", "#B0BEC5", "#B0BEC5", "#B0BEC5", "#B0BEC5", "#B0BEC5", "#B0BEC5", "#B0BEC5", "#B0BEC5", "#B0BEC5", "#B0BEC5", "#B0BEC5", "#B0BEC5", "#B0BEC5", "#B0BEC5", "#B0BEC5", "#B0BEC5", "#B0BEC5", "#B0BEC5", "#B0BEC5", "#B0BEC5", "#B0BEC5", "#B0BEC5", "#B0BEC5", "#B0BEC5", "#B0BEC5", "#B0BEC5", "#B0BEC5", "#B0BEC5", "#B0BEC5", "#B0BEC5", "#B0BEC5", "#B0BEC5", "#B0BEC5", "#B0BEC5", "#B0BEC5", "red", "#B0BEC5", "#B0BEC5", "#B0BEC5", "#B0BEC5", "#B0BEC5", "#B0BEC5", "#B0BEC5", "#B0BEC5", "#B0BEC5", "#B0BEC5", "#B0BEC5", "#B0BEC5"]]}], "label": "Topic 37", "method": "update"}, {"args": [{"marker.color": [["#B0BEC5", "#B0BEC5", "#B0BEC5", "#B0BEC5", "#B0BEC5", "#B0BEC5", "#B0BEC5", "#B0BEC5", "#B0BEC5", "#B0BEC5", "#B0BEC5", "#B0BEC5", "#B0BEC5", "#B0BEC5", "#B0BEC5", "#B0BEC5", "#B0BEC5", "#B0BEC5", "#B0BEC5", "#B0BEC5", "#B0BEC5", "#B0BEC5", "#B0BEC5", "#B0BEC5", "#B0BEC5", "#B0BEC5", "#B0BEC5", "#B0BEC5", "#B0BEC5", "#B0BEC5", "#B0BEC5", "#B0BEC5", "#B0BEC5", "#B0BEC5", "#B0BEC5", "#B0BEC5", "#B0BEC5", "red", "#B0BEC5", "#B0BEC5", "#B0BEC5", "#B0BEC5", "#B0BEC5", "#B0BEC5", "#B0BEC5", "#B0BEC5", "#B0BEC5", "#B0BEC5", "#B0BEC5"]]}], "label": "Topic 38", "method": "update"}, {"args": [{"marker.color": [["#B0BEC5", "#B0BEC5", "#B0BEC5", "#B0BEC5", "#B0BEC5", "#B0BEC5", "#B0BEC5", "#B0BEC5", "#B0BEC5", "#B0BEC5", "#B0BEC5", "#B0BEC5", "#B0BEC5", "#B0BEC5", "#B0BEC5", "#B0BEC5", "#B0BEC5", "#B0BEC5", "#B0BEC5", "#B0BEC5", "#B0BEC5", "#B0BEC5", "#B0BEC5", "#B0BEC5", "#B0BEC5", "#B0BEC5", "#B0BEC5", "#B0BEC5", "#B0BEC5", "#B0BEC5", "#B0BEC5", "#B0BEC5", "#B0BEC5", "#B0BEC5", "#B0BEC5", "#B0BEC5", "#B0BEC5", "#B0BEC5", "red", "#B0BEC5", "#B0BEC5", "#B0BEC5", "#B0BEC5", "#B0BEC5", "#B0BEC5", "#B0BEC5", "#B0BEC5", "#B0BEC5", "#B0BEC5"]]}], "label": "Topic 39", "method": "update"}, {"args": [{"marker.color": [["#B0BEC5", "#B0BEC5", "#B0BEC5", "#B0BEC5", "#B0BEC5", "#B0BEC5", "#B0BEC5", "#B0BEC5", "#B0BEC5", "#B0BEC5", "#B0BEC5", "#B0BEC5", "#B0BEC5", "#B0BEC5", "#B0BEC5", "#B0BEC5", "#B0BEC5", "#B0BEC5", "#B0BEC5", "#B0BEC5", "#B0BEC5", "#B0BEC5", "#B0BEC5", "#B0BEC5", "#B0BEC5", "#B0BEC5", "#B0BEC5", "#B0BEC5", "#B0BEC5", "#B0BEC5", "#B0BEC5", "#B0BEC5", "#B0BEC5", "#B0BEC5", "#B0BEC5", "#B0BEC5", "#B0BEC5", "#B0BEC5", "#B0BEC5", "red", "#B0BEC5", "#B0BEC5", "#B0BEC5", "#B0BEC5", "#B0BEC5", "#B0BEC5", "#B0BEC5", "#B0BEC5", "#B0BEC5"]]}], "label": "Topic 40", "method": "update"}, {"args": [{"marker.color": [["#B0BEC5", "#B0BEC5", "#B0BEC5", "#B0BEC5", "#B0BEC5", "#B0BEC5", "#B0BEC5", "#B0BEC5", "#B0BEC5", "#B0BEC5", "#B0BEC5", "#B0BEC5", "#B0BEC5", "#B0BEC5", "#B0BEC5", "#B0BEC5", "#B0BEC5", "#B0BEC5", "#B0BEC5", "#B0BEC5", "#B0BEC5", "#B0BEC5", "#B0BEC5", "#B0BEC5", "#B0BEC5", "#B0BEC5", "#B0BEC5", "#B0BEC5", "#B0BEC5", "#B0BEC5", "#B0BEC5", "#B0BEC5", "#B0BEC5", "#B0BEC5", "#B0BEC5", "#B0BEC5", "#B0BEC5", "#B0BEC5", "#B0BEC5", "#B0BEC5", "red", "#B0BEC5", "#B0BEC5", "#B0BEC5", "#B0BEC5", "#B0BEC5", "#B0BEC5", "#B0BEC5", "#B0BEC5"]]}], "label": "Topic 41", "method": "update"}, {"args": [{"marker.color": [["#B0BEC5", "#B0BEC5", "#B0BEC5", "#B0BEC5", "#B0BEC5", "#B0BEC5", "#B0BEC5", "#B0BEC5", "#B0BEC5", "#B0BEC5", "#B0BEC5", "#B0BEC5", "#B0BEC5", "#B0BEC5", "#B0BEC5", "#B0BEC5", "#B0BEC5", "#B0BEC5", "#B0BEC5", "#B0BEC5", "#B0BEC5", "#B0BEC5", "#B0BEC5", "#B0BEC5", "#B0BEC5", "#B0BEC5", "#B0BEC5", "#B0BEC5", "#B0BEC5", "#B0BEC5", "#B0BEC5", "#B0BEC5", "#B0BEC5", "#B0BEC5", "#B0BEC5", "#B0BEC5", "#B0BEC5", "#B0BEC5", "#B0BEC5", "#B0BEC5", "#B0BEC5", "red", "#B0BEC5", "#B0BEC5", "#B0BEC5", "#B0BEC5", "#B0BEC5", "#B0BEC5", "#B0BEC5"]]}], "label": "Topic 42", "method": "update"}, {"args": [{"marker.color": [["#B0BEC5", "#B0BEC5", "#B0BEC5", "#B0BEC5", "#B0BEC5", "#B0BEC5", "#B0BEC5", "#B0BEC5", "#B0BEC5", "#B0BEC5", "#B0BEC5", "#B0BEC5", "#B0BEC5", "#B0BEC5", "#B0BEC5", "#B0BEC5", "#B0BEC5", "#B0BEC5", "#B0BEC5", "#B0BEC5", "#B0BEC5", "#B0BEC5", "#B0BEC5", "#B0BEC5", "#B0BEC5", "#B0BEC5", "#B0BEC5", "#B0BEC5", "#B0BEC5", "#B0BEC5", "#B0BEC5", "#B0BEC5", "#B0BEC5", "#B0BEC5", "#B0BEC5", "#B0BEC5", "#B0BEC5", "#B0BEC5", "#B0BEC5", "#B0BEC5", "#B0BEC5", "#B0BEC5", "red", "#B0BEC5", "#B0BEC5", "#B0BEC5", "#B0BEC5", "#B0BEC5", "#B0BEC5"]]}], "label": "Topic 43", "method": "update"}, {"args": [{"marker.color": [["#B0BEC5", "#B0BEC5", "#B0BEC5", "#B0BEC5", "#B0BEC5", "#B0BEC5", "#B0BEC5", "#B0BEC5", "#B0BEC5", "#B0BEC5", "#B0BEC5", "#B0BEC5", "#B0BEC5", "#B0BEC5", "#B0BEC5", "#B0BEC5", "#B0BEC5", "#B0BEC5", "#B0BEC5", "#B0BEC5", "#B0BEC5", "#B0BEC5", "#B0BEC5", "#B0BEC5", "#B0BEC5", "#B0BEC5", "#B0BEC5", "#B0BEC5", "#B0BEC5", "#B0BEC5", "#B0BEC5", "#B0BEC5", "#B0BEC5", "#B0BEC5", "#B0BEC5", "#B0BEC5", "#B0BEC5", "#B0BEC5", "#B0BEC5", "#B0BEC5", "#B0BEC5", "#B0BEC5", "#B0BEC5", "red", "#B0BEC5", "#B0BEC5", "#B0BEC5", "#B0BEC5", "#B0BEC5"]]}], "label": "Topic 44", "method": "update"}, {"args": [{"marker.color": [["#B0BEC5", "#B0BEC5", "#B0BEC5", "#B0BEC5", "#B0BEC5", "#B0BEC5", "#B0BEC5", "#B0BEC5", "#B0BEC5", "#B0BEC5", "#B0BEC5", "#B0BEC5", "#B0BEC5", "#B0BEC5", "#B0BEC5", "#B0BEC5", "#B0BEC5", "#B0BEC5", "#B0BEC5", "#B0BEC5", "#B0BEC5", "#B0BEC5", "#B0BEC5", "#B0BEC5", "#B0BEC5", "#B0BEC5", "#B0BEC5", "#B0BEC5", "#B0BEC5", "#B0BEC5", "#B0BEC5", "#B0BEC5", "#B0BEC5", "#B0BEC5", "#B0BEC5", "#B0BEC5", "#B0BEC5", "#B0BEC5", "#B0BEC5", "#B0BEC5", "#B0BEC5", "#B0BEC5", "#B0BEC5", "#B0BEC5", "red", "#B0BEC5", "#B0BEC5", "#B0BEC5", "#B0BEC5"]]}], "label": "Topic 45", "method": "update"}, {"args": [{"marker.color": [["#B0BEC5", "#B0BEC5", "#B0BEC5", "#B0BEC5", "#B0BEC5", "#B0BEC5", "#B0BEC5", "#B0BEC5", "#B0BEC5", "#B0BEC5", "#B0BEC5", "#B0BEC5", "#B0BEC5", "#B0BEC5", "#B0BEC5", "#B0BEC5", "#B0BEC5", "#B0BEC5", "#B0BEC5", "#B0BEC5", "#B0BEC5", "#B0BEC5", "#B0BEC5", "#B0BEC5", "#B0BEC5", "#B0BEC5", "#B0BEC5", "#B0BEC5", "#B0BEC5", "#B0BEC5", "#B0BEC5", "#B0BEC5", "#B0BEC5", "#B0BEC5", "#B0BEC5", "#B0BEC5", "#B0BEC5", "#B0BEC5", "#B0BEC5", "#B0BEC5", "#B0BEC5", "#B0BEC5", "#B0BEC5", "#B0BEC5", "#B0BEC5", "red", "#B0BEC5", "#B0BEC5", "#B0BEC5"]]}], "label": "Topic 46", "method": "update"}, {"args": [{"marker.color": [["#B0BEC5", "#B0BEC5", "#B0BEC5", "#B0BEC5", "#B0BEC5", "#B0BEC5", "#B0BEC5", "#B0BEC5", "#B0BEC5", "#B0BEC5", "#B0BEC5", "#B0BEC5", "#B0BEC5", "#B0BEC5", "#B0BEC5", "#B0BEC5", "#B0BEC5", "#B0BEC5", "#B0BEC5", "#B0BEC5", "#B0BEC5", "#B0BEC5", "#B0BEC5", "#B0BEC5", "#B0BEC5", "#B0BEC5", "#B0BEC5", "#B0BEC5", "#B0BEC5", "#B0BEC5", "#B0BEC5", "#B0BEC5", "#B0BEC5", "#B0BEC5", "#B0BEC5", "#B0BEC5", "#B0BEC5", "#B0BEC5", "#B0BEC5", "#B0BEC5", "#B0BEC5", "#B0BEC5", "#B0BEC5", "#B0BEC5", "#B0BEC5", "#B0BEC5", "red", "#B0BEC5", "#B0BEC5"]]}], "label": "Topic 47", "method": "update"}, {"args": [{"marker.color": [["#B0BEC5", "#B0BEC5", "#B0BEC5", "#B0BEC5", "#B0BEC5", "#B0BEC5", "#B0BEC5", "#B0BEC5", "#B0BEC5", "#B0BEC5", "#B0BEC5", "#B0BEC5", "#B0BEC5", "#B0BEC5", "#B0BEC5", "#B0BEC5", "#B0BEC5", "#B0BEC5", "#B0BEC5", "#B0BEC5", "#B0BEC5", "#B0BEC5", "#B0BEC5", "#B0BEC5", "#B0BEC5", "#B0BEC5", "#B0BEC5", "#B0BEC5", "#B0BEC5", "#B0BEC5", "#B0BEC5", "#B0BEC5", "#B0BEC5", "#B0BEC5", "#B0BEC5", "#B0BEC5", "#B0BEC5", "#B0BEC5", "#B0BEC5", "#B0BEC5", "#B0BEC5", "#B0BEC5", "#B0BEC5", "#B0BEC5", "#B0BEC5", "#B0BEC5", "#B0BEC5", "red", "#B0BEC5"]]}], "label": "Topic 48", "method": "update"}, {"args": [{"marker.color": [["#B0BEC5", "#B0BEC5", "#B0BEC5", "#B0BEC5", "#B0BEC5", "#B0BEC5", "#B0BEC5", "#B0BEC5", "#B0BEC5", "#B0BEC5", "#B0BEC5", "#B0BEC5", "#B0BEC5", "#B0BEC5", "#B0BEC5", "#B0BEC5", "#B0BEC5", "#B0BEC5", "#B0BEC5", "#B0BEC5", "#B0BEC5", "#B0BEC5", "#B0BEC5", "#B0BEC5", "#B0BEC5", "#B0BEC5", "#B0BEC5", "#B0BEC5", "#B0BEC5", "#B0BEC5", "#B0BEC5", "#B0BEC5", "#B0BEC5", "#B0BEC5", "#B0BEC5", "#B0BEC5", "#B0BEC5", "#B0BEC5", "#B0BEC5", "#B0BEC5", "#B0BEC5", "#B0BEC5", "#B0BEC5", "#B0BEC5", "#B0BEC5", "#B0BEC5", "#B0BEC5", "#B0BEC5", "red"]]}], "label": "Topic 49", "method": "update"}]}], "shapes": [{"line": {"color": "#CFD8DC", "width": 2}, "type": "line", "x0": -2.08, "x1": -2.08, "y0": -4.223, "y1": 10.73}, {"line": {"color": "#9E9E9E", "width": 2}, "type": "line", "x0": -13.11, "x1": 8.948, "y0": 3.253, "y1": 3.253}], "annotations": [{"showarrow": false, "text": "D1", "x": -13.11, "y": 3.253, "yshift": 10}, {"showarrow": false, "text": "D2", "x": -2.08, "xshift": 10, "y": 10.73}]}}
